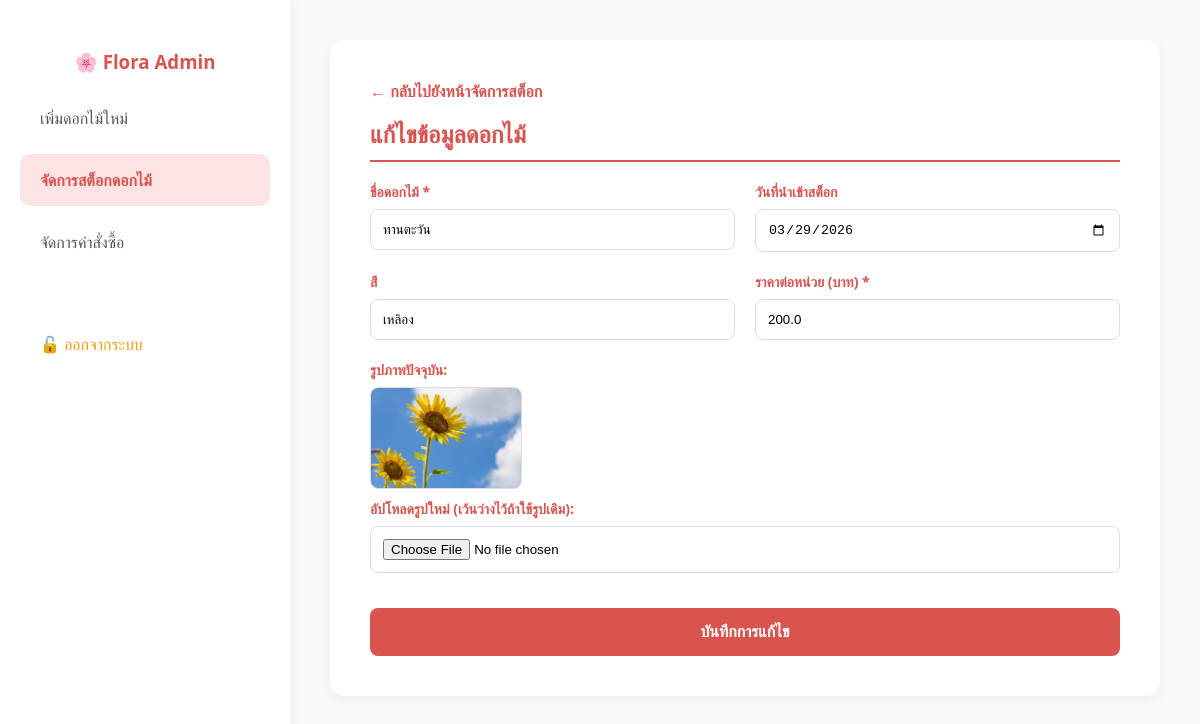
The app's page /edit_flower/1 with its own data.
### models.py (models this page shows)
class Flower(db.Model):
    id = db.Column(db.Integer, primary_key=True)
    name = db.Column(db.String(100), nullable=False)                 # ชื่อดอกไม้
    price = db.Column(db.Float, nullable=False)                      # ราคา
    color = db.Column(db.String(50))                                 # สี
    stock_date = db.Column(db.String(50))                            # วันที่นำเข้า
    image_file = db.Column(db.String(255), nullable=True, default='default.jpg')

### routes/admin.py (the view, shortened to what this page needs)
    @app.route('/edit_flower/<int:id>', methods=['GET', 'POST'])
    def edit_flower(id):
        flower_to_edit = Flower.query.get_or_404(id)
        return render_template('admin_edit.html', flower=flower_to_edit)

### billing.py (called while the page is built)
    def calculate_total(self):
        return sum(item.get_subtotal() for item in self.items)

    def calculate_total(self):
        base_total = super().calculate_total()
        total_quantity = sum(item.quantity for item in self.items)
        if total_quantity >= 10:
            discount = base_total * 0.10
            return base_total - discount
        return base_total

### routes/cart.py (called while the page is built, shortened)
def inject_cart():
    cart = session.get('cart', {})
    cart_items_details = []
    total_items_in_cart = 0
    my_order = WholesaleOrder("ลูกค้าทั่วไป")
    return dict(
        cart_items_details=cart_items_details,
        cart_total_price=my_order.calculate_total(),
        cart_total_items=total_items_in_cart
    )

### templates/admin_edit.html (shortened to what this page needs)
<!DOCTYPE html>
<html lang="th">
<head>
</head>
<body>
    <div class="sidebar">
        <h3 style="color: #d9534f; text-align: center;">🌸 Flora Admin</h3>
        <a href="/admin" class="menu-item">เพิ่มดอกไม้ใหม่</a>
        <a href="/manage_stock" class="menu-item active">จัดการสต็อกดอกไม้</a>
        <a href="/manage_orders" class="menu-item">จัดการคำสั่งซื้อ</a>
        <div style="margin-top: 50px;">
            <a href="/login" class="menu-item" style="color: #f39c12;">🔓 ออกจากระบบ</a>
        </div>
    </div>
    <div class="main-content">
        <div class="card">
            <a href="/manage_stock" style="color: #d9534f; text-decoration: none; font-weight: bold;">← กลับไปยังหน้าจัดการสต็อก</a>
            <h2 class="page-title" style="margin-top: 15px;">แก้ไขข้อมูลดอกไม้</h2>
            <form action="/edit_flower/{{ flower.id }}" method="POST" enctype="multipart/form-data">
                <div class="form-grid">
                    <div class="form-group">
                        <label>ชื่อดอกไม้ *</label>
                        <input type="text" name="name" value="{{ flower.name }}" required>
                    </div>
                    <div class="form-group">
                        <label>วันที่นำเข้าสต็อก</label>
                        <input type="date" name="stock_date" value="{{ flower.stock_date }}">
                    </div>
                    <div class="form-group">
                        <label>สี</label>
                        <input type="text" name="color" value="{{ flower.color }}">
                    </div>
                    <div class="form-group">
                        <label>ราคาต่อหน่วย (บาท) *</label>
                        <input type="number" name="price" value="{{ flower.price }}" required>
                    </div>
                    <div class="form-group" style="grid-column: span 2;">
                        <label>รูปภาพปัจจุบัน:</label>
                        <img src="{{ url_for('static', filename='uploads/' + flower.image_file) }}" class="current-img">
                        <label>อัปโหลดรูปใหม่ (เว้นว่างไว้ถ้าใช้รูปเดิม):</label>
                        <input type="file" name="image" accept="image/*">
                    </div>
                    <button type="submit" class="btn-submit">บันทึกการแก้ไข</button>
                </div>
            </form>
        </div>
    </div>
</body>
</html>

### templates/admin_edit.html (style rules this page uses)
body { font-family: 'Segoe UI', Tahoma, Geneva, Verdana, sans-serif; background-color: #f9f9f9; margin: 0; display: flex; height: 100vh; }
.sidebar { width: 250px; background-color: #ffffff; padding: 30px 20px; box-shadow: 2px 0 10px rgba(0,0,0,0.05); }
.menu-item { display: block; padding: 15px 20px; margin-bottom: 10px; color: #555; text-decoration: none; border-radius: 10px; transition: 0.3s; }
.menu-item:hover, .menu-item.active { background-color: #fce4e4; color: #d9534f; font-weight: bold; }
.main-content { flex: 1; padding: 40px; overflow-y: auto; }
.card { background-color: #ffffff; border-radius: 15px; padding: 40px; box-shadow: 0 4px 15px rgba(0,0,0,0.05); max-width: 900px; margin: 0 auto; }
.page-title { text-align: left; color: #d9534f; margin-bottom: 20px; border-bottom: 2px solid #d9534f; padding-bottom: 10px; }
.form-grid { display: grid; grid-template-columns: 1fr 1fr; gap: 20px; }
.form-group { display: flex; flex-direction: column; }
label { font-size: 14px; color: #d9534f; margin-bottom: 8px; font-weight: bold; }
input { padding: 12px; border: 1px solid #ddd; border-radius: 8px; outline: none; }
.btn-submit { grid-column: span 2; background-color: #d9534f; color: white; padding: 15px; border: none; border-radius: 8px; font-size: 16px; font-weight: bold; cursor: pointer; transition: 0.3s; margin-top: 15px; }
.current-img { width: 150px; border-radius: 8px; border: 1px solid #ddd; margin-bottom: 10px; }

### records on screen
Flower: name "ทานตะวัน", stock_date "03/29/2026", color "เหลิอง", price "200.0", image_file (picture)
